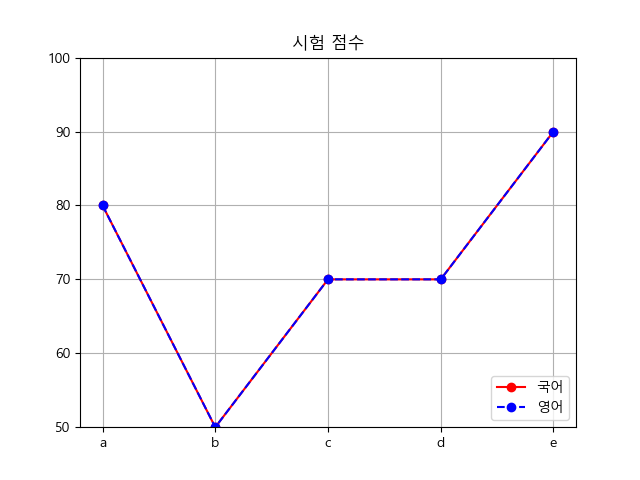

This figure's Python source:
# matplotlib : 플로팅 라이브러리. 그래프 생성을 위한 다양한 함수를 제공
# 시각화의 중요성

import numpy as np
import matplotlib.pyplot as plt
plt.rc('font', family='malgun gothic')      # AppleGothic
plt.rcParams['axes.unicode_minus'] = False

# x = ["서울", "인천", "수원"]      # [0, 1, 2]
x = ("서울","인천","수원")
# x = {"서울", "인천", "수원"}

y = [5, 3, 7]
plt.xlim([-1, 3])
plt.ylim([0, 10])
# tick 설정 : y축의 라벨을 인위적으로 표시
plt.yticks(list(range(0, 11, 3)))
plt.plot(x, y)
# plt.show()

data = np.arange(1, 11, 2)
plt.plot(data)  # x축의 구간은 자동 설정
x = [0, 1, 2, 3, 4]
for a, b in zip(x, data):
    plt.text(a, b, str(b))
plt.show()

x = np.arange(10)
y = np.sin(x)
print(x, y)
# plt.plot(x, y)
# plt.plot(x, y, 'bo')
plt.plot(x, y, 'go--', linewidth=2, markersize=12)
plt.show()

# hold : 복수의 plot으로 여러개의 차트를 겹쳐 그림
x = np.arange(0, np.pi * 3, 0.1)
print(x)
y_sin = np.sin(x)
y_cos = np.cos(x)
plt.figure(figsize=(10, 5))     # 그래프 전체 크기(w, h)
plt.plot(x, y_sin, 'r')         # 선
plt.scatter(x, y_cos)           # 산점도
plt.xlabel('x 축')
plt.ylabel('y 축')
plt.title('sine & cosine')
plt.legend(['sine', 'cosine'])      # 범례
plt.show()


print()
# subplot : 하나의 Figure를 여러개의 Axes(plot)으로 나누기
plt.subplot(2, 1, 1)    # 1행
plt.plot(x, y_sin)
plt.title('sine')
plt.subplot(2, 1, 2)    # 2행
plt.plot(x, y_cos)
plt.title('cosine')
plt.show()

print()
irum = ['a', 'b', 'c', 'd', 'e']
kor = [80, 50, 70, 70, 90]
eng = [60, 70, 80, 90, 100]
plt.plot(irum, kor, 'ro-')
plt.plot(irum, kor, 'bo--')
plt.ylim([50, 100])
plt.title('시험 점수')
plt.legend(['국어','영어'], loc=4)      # loc = 'best'
plt.grid(True)

fig = plt.gcf()
plt.show()
fig.savefig('plot1.png')

from matplotlib.pyplot import imread
img = imread('plot1.png')
plt.imshow(img)
plt.show()
